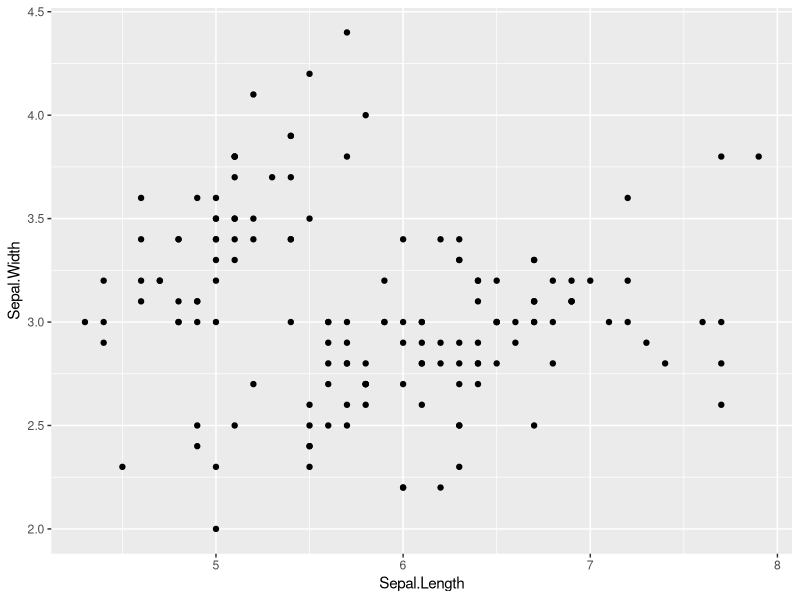
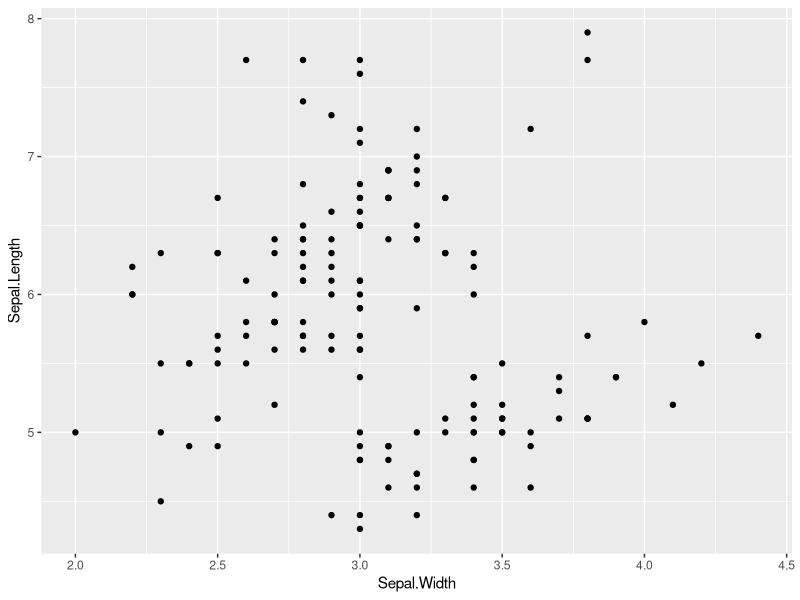
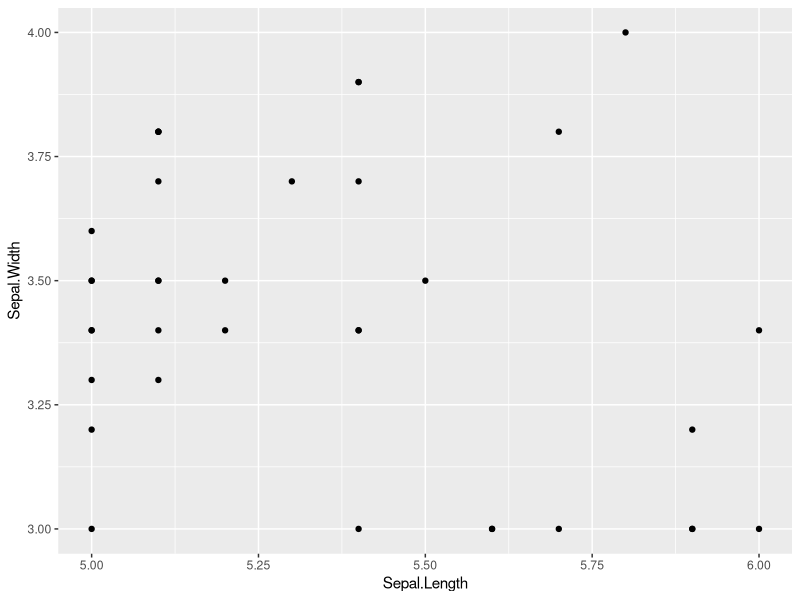
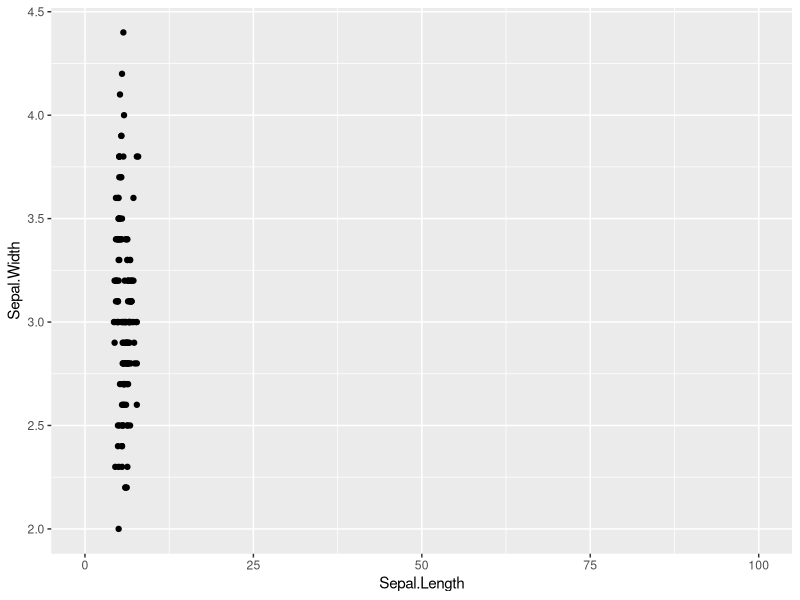
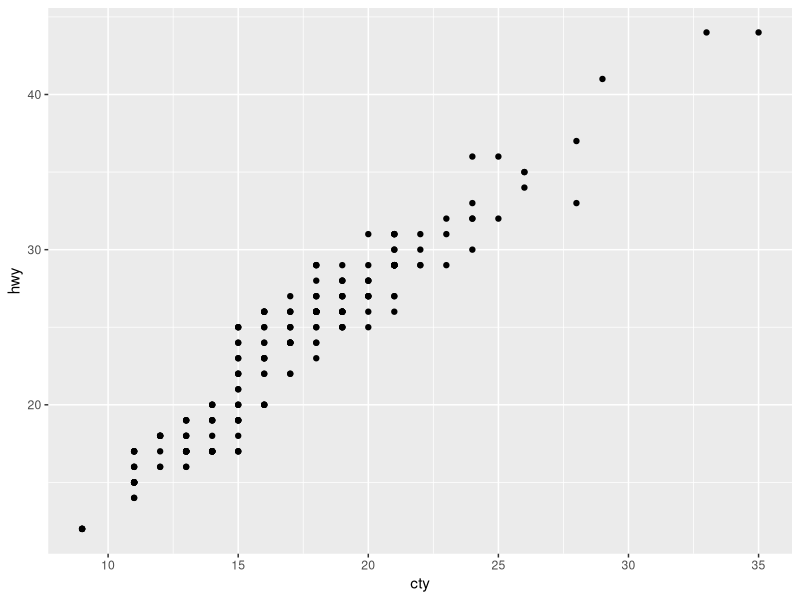
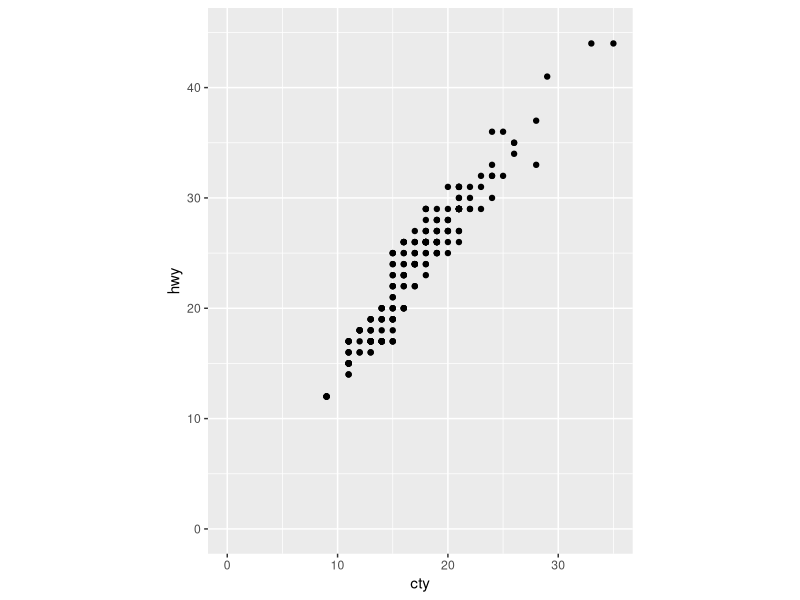
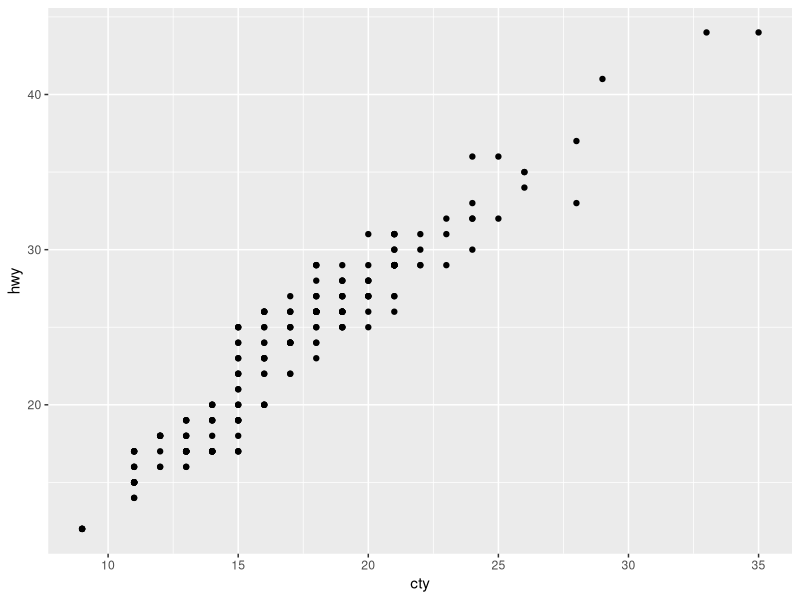
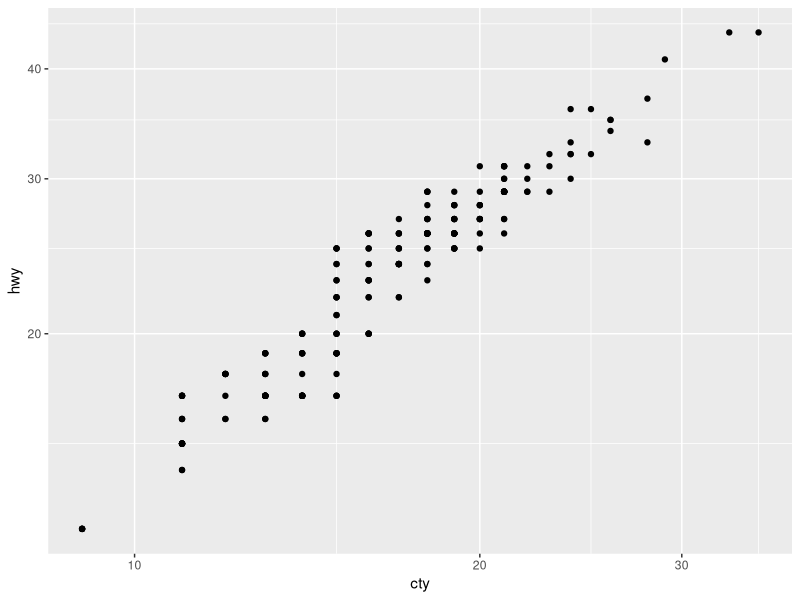

Recreate these plots in R, in order.
library(tidyverse)
 ## advanced ggplot settings
base <- iris %>% 
ggplot(aes(x=Sepal.Length, y= Sepal.Width)) +
geom_point()
base


#fonction coord_*

base + coord_flip()

#limiter les axes

base + coord_cartesian(xlim=c(5,6),ylim=c(3,4))
base + coord_cartesian(xlim=c(0,100))

#rapport entre les échelles de x et de y

miles <- mpg %>% 
  ggplot(aes(x=cty,y=hwy)) +
  geom_point()


miles

miles + coord_equal(ratio=1,xlim=c(0,35),ylim=c(0,45))

geom_abline(slope=1,intercept=0)

## modifier l'échelle des axes
## toute transformation mathématique est possible

miles
miles + coord_trans(x="log2",y="log2")


## coordonnées polaires très utlisées pour comparer des données

base
base + coord_polar(theta="y",direction=-1)

#camembert -- pie chart

iris %>% 
  ggplot(aes(x="",y= Species,fill=Species))+
  geom_col() +
  coord_polar(theta="y")


##
base<-iris %>% 

ggplot(aes(x=Sepal.Length,y=Sepal.Width,color=Species, size= Petal.Length)) +
geom_point()

## couleurs
base + scale_color_brewer(type="qual")

## colorsblind

base + scale_color_viridis_d()

## quelle sont les palettes de couleurs de brewer()

RColorBrewer::display.brewer.all()

## faire tout seul comme un grand

base + scale_color_manual(values=c("indianred","brown","#fdf6e3"))
base + scale_color_grey()

## continuous variables

base<-iris %>% 
 
  ggplot(aes(x=Sepal.Length,y=Sepal.Width, color = Petal.Length, size= Petal.Length)) +
  geom_point()

 base + scale_color_gradient(low="green",high="red")


base + scale_color_gradient2(low="blue",mid="white",high="red",midpoint=1.5)



